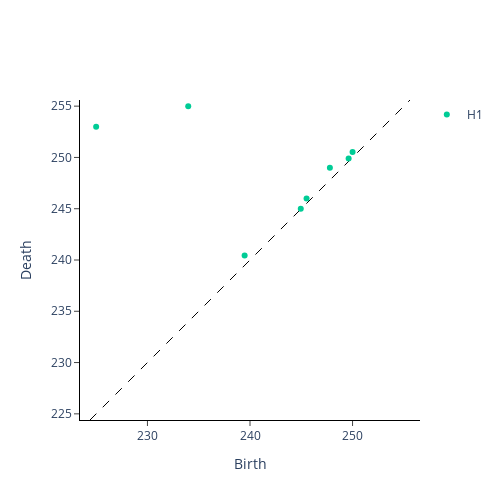

The code cell stored with this chart in its notebook:
### Code cell
from gtda.homology import CubicalPersistence

cubical_persistence = CubicalPersistence(n_jobs=-1)
im8_cubical = cubical_persistence.fit_transform(im8_filtration)

cubical_persistence.plot(im8_cubical)

### Figure 1 — Plotly figure (JSON) as saved in the notebook; plotly's stock layout.template omitted (floating-point values rounded to 4 significant figures)
{"data": [{"hoverinfo": "none", "line": {"color": "black", "dash": "dash", "width": 1}, "mode": "lines", "showlegend": false, "type": "scatter", "x": [224.4, 255.6], "y": [224.4, 255.6]}, {"hoverinfo": "text", "hovertext": [], "mode": "markers", "name": "H0", "type": "scatter", "x": [], "y": []}, {"hoverinfo": "text", "hovertext": ["(225.0, 253.0)", "(233.97620395837137, 255.0)", "(247.788897449072, 249.0)", "(239.47582530373998, 240.43978022143895)", "(250.0, 250.52786404500043)", "(245.51316701949486, 246.0)", "(249.61483519286548, 249.9009804864072)", "(244.9501243788791, 245.0)"], "mode": "markers", "name": "H1", "type": "scatter", "x": [225, 234.0, 247.8, 239.5, 250, 245.5, 249.6, 245.0], "y": [253, 255, 249, 240.4, 250.5, 246, 249.9, 245]}], "layout": {"height": 500, "plot_bgcolor": "white", "width": 500, "xaxis": {"autorange": false, "exponentformat": "e", "linecolor": "black", "linewidth": 1, "mirror": false, "range": [224.4, 255.6], "showexponent": "all", "showline": true, "side": "bottom", "ticks": "outside", "title": {"text": "Birth"}, "type": "linear", "zeroline": true}, "yaxis": {"autorange": false, "exponentformat": "e", "linecolor": "black", "linewidth": 1, "mirror": false, "range": [224.4, 255.6], "scaleanchor": "x", "scaleratio": 1, "showexponent": "all", "showline": true, "side": "left", "ticks": "outside", "title": {"text": "Death"}, "type": "linear", "zeroline": true}}}
